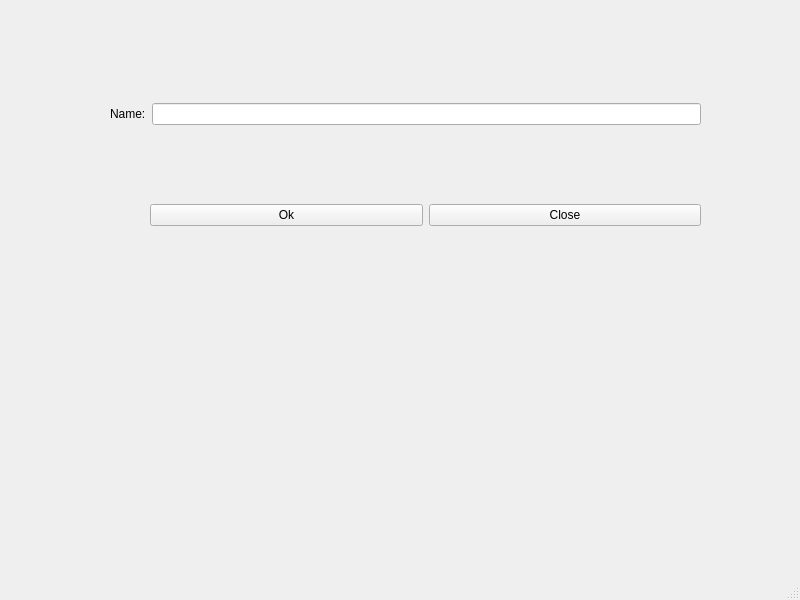
<?xml version="1.0" encoding="UTF-8"?>
<ui version="4.0">
 <class>MainWindow</class>
 <widget class="QMainWindow" name="MainWindow">
  <property name="geometry">
   <rect>
    <x>0</x>
    <y>0</y>
    <width>800</width>
    <height>600</height>
   </rect>
  </property>
  <property name="sizePolicy">
   <sizepolicy hsizetype="Preferred" vsizetype="Preferred">
    <horstretch>0</horstretch>
    <verstretch>0</verstretch>
   </sizepolicy>
  </property>
  <property name="windowTitle">
   <string>MainWindow</string>
  </property>
  <widget class="QWidget" name="centralwidget">
   <widget class="QWidget" name="">
    <property name="geometry">
     <rect>
      <x>110</x>
      <y>30</y>
      <width>591</width>
      <height>271</height>
     </rect>
    </property>
    <layout class="QVBoxLayout" name="verticalLayout">
     <item>
      <layout class="QHBoxLayout" name="horizontalLayout">
       <item>
        <widget class="QLabel" name="label">
         <property name="text">
          <string>Name:</string>
         </property>
        </widget>
       </item>
       <item>
        <widget class="QLineEdit" name="lineEdit"/>
       </item>
      </layout>
     </item>
     <item>
      <layout class="QHBoxLayout" name="horizontalLayout_2">
       <item>
        <spacer name="horizontalSpacer">
         <property name="orientation">
          <enum>Qt::Horizontal</enum>
         </property>
         <property name="sizeType">
          <enum>QSizePolicy::Preferred</enum>
         </property>
         <property name="sizeHint" stdset="0">
          <size>
           <width>40</width>
           <height>20</height>
          </size>
         </property>
        </spacer>
       </item>
       <item>
        <widget class="QPushButton" name="pushButton">
         <property name="text">
          <string>Ok</string>
         </property>
        </widget>
       </item>
       <item>
        <widget class="QPushButton" name="pushButton_2">
         <property name="text">
          <string>Close</string>
         </property>
        </widget>
       </item>
      </layout>
     </item>
    </layout>
   </widget>
  </widget>
  <widget class="QMenuBar" name="menubar">
   <property name="geometry">
    <rect>
     <x>0</x>
     <y>0</y>
     <width>800</width>
     <height>26</height>
    </rect>
   </property>
  </widget>
  <widget class="QStatusBar" name="statusbar"/>
 </widget>
 <resources/>
 <connections/>
</ui>
